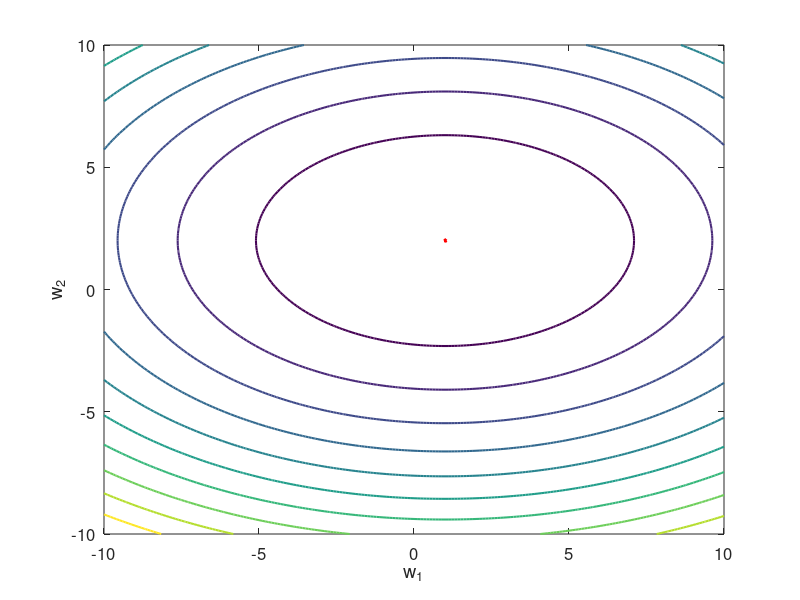

Source code (MATLAB):
# Create a gif of the optimization process
# See https://www.mathworks.com/help/matlab/ref/imwrite.html

filename = 'algo_demo.gif';
DelayTime = 1; # Time in seconds for each plot in the GIF
f = figure;

minW = -10;
maxW = 10;
step_size=0.1;
[W1,W2] = meshgrid(minW:step_size:maxW, minW:step_size:maxW);
E = W1.^2-2.*W1+1+2*(W2.^2-4.*W2+4);

num_simplexes = 18; # The number of iterations +1 for the initial simplex
size = 2; # The size of each vertex i.e. tje number of variables

X = zeros(num_simplexes,size+1+1); # +1 for size+1 vertices and +1 to replot the first  
Y = zeros(num_simplexes,size+1+1); # +1 for size+1 vertices and +1 to replot the first  

# Pasted output from algo_demo.out
X(1,:)=[ -0.871277 -3.022596 -6.002734 -0.871277 ];
Y(1,:)=[ 7.176748 -4.819242 8.198514 7.176748 ];
X(2,:)=[ 0.080962 -0.871277 -3.022596 0.080962 ];
Y(2,:)=[ -2.331127 7.176748 -4.819242 -2.331127 ];
X(3,:)=[ -1.708877 0.080962 -0.871277 -1.708877 ];
Y(3,:)=[ -1.198216 -2.331127 7.176748 -1.198216 ];
X(4,:)=[ -0.842618 -1.708877 0.080962 -0.842618 ];
Y(4,:)=[ 2.706038 -1.198216 -2.331127 2.706038 ];
X(5,:)=[ -0.842618 -2.632456 -1.708877 -0.842618 ];
Y(5,:)=[ 2.706038 3.838950 -1.198216 2.706038 ];
X(6,:)=[ -0.842618 -1.723207 -2.632456 -0.842618 ];
Y(6,:)=[ 2.706038 1.037139 3.838950 2.706038 ];
X(7,:)=[ -0.842618 -0.608140 -1.723207 -0.842618 ];
Y(7,:)=[ 2.706038 0.887908 1.037139 2.706038 ];
X(8,:)=[ 0.272449 -0.842618 -0.608140 0.272449 ];
Y(8,:)=[ 2.556807 2.706038 0.887908 2.556807 ];
X(9,:)=[ 0.272449 -0.446612 -0.842618 0.272449 ];
Y(9,:)=[ 2.556807 1.759666 2.706038 2.556807 ];
X(10,:)=[ 0.668454 0.272449 -0.446612 0.668454 ];
Y(10,:)=[ 1.610434 2.556807 1.759666 1.610434 ];
X(11,:)=[ 0.668454 1.387516 0.272449 0.668454 ];
Y(11,:)=[ 1.610434 2.407576 2.556807 1.610434 ];
X(12,:)=[ 0.650217 0.668454 1.387516 0.650217 ];
Y(12,:)=[ 2.282906 1.610434 2.407576 2.282906 ];
X(13,:)=[ 1.023426 0.650217 0.668454 1.023426 ];
Y(13,:)=[ 2.177123 2.282906 1.610434 2.177123 ];
X(14,:)=[ 1.023426 0.752638 0.650217 1.023426 ];
Y(14,:)=[ 2.177123 1.920225 2.282906 2.177123 ];
X(15,:)=[ 1.006939 1.023426 0.752638 1.006939 ];
Y(15,:)=[ 1.931558 2.177123 1.920225 1.931558 ];
X(16,:)=[ 1.006939 0.883910 1.023426 1.006939 ];
Y(16,:)=[ 1.931558 1.987283 2.177123 1.931558 ];
X(17,:)=[ 1.006939 0.984425 0.883910 1.006939 ];
Y(17,:)=[ 1.931558 2.068272 1.987283 1.931558 ];
X(18,:)=[ 1.051568 1.006939 0.984425 1.051568 ];
Y(18,:)=[ 2.006231 1.931558 2.068272 2.006231 ];

for i = 1:num_simplexes    
      
      contour(W1, W2, E, 'linewidth',1.5);
      xlabel("w_1");
      ylabel("w_2");
      set(gca, "fontsize", 12)
      hold on;
      plot(X(i,:),Y(i,:), 'r','linewidth',1.5)
      hold off;
      drawnow
                  
      frame = getframe(f);      
      im = frame2im(frame);     
      [imind,cm] = rgb2ind(im); 
      if i == 1;          
          imwrite(imind,cm,filename,'gif','DelayTime', DelayTime , 'Compression' , 'lzw');
      else
          imwrite(imind,cm,filename,'gif','WriteMode','append','DelayTime', DelayTime , 'Compression' , 'lzw');
      end
end